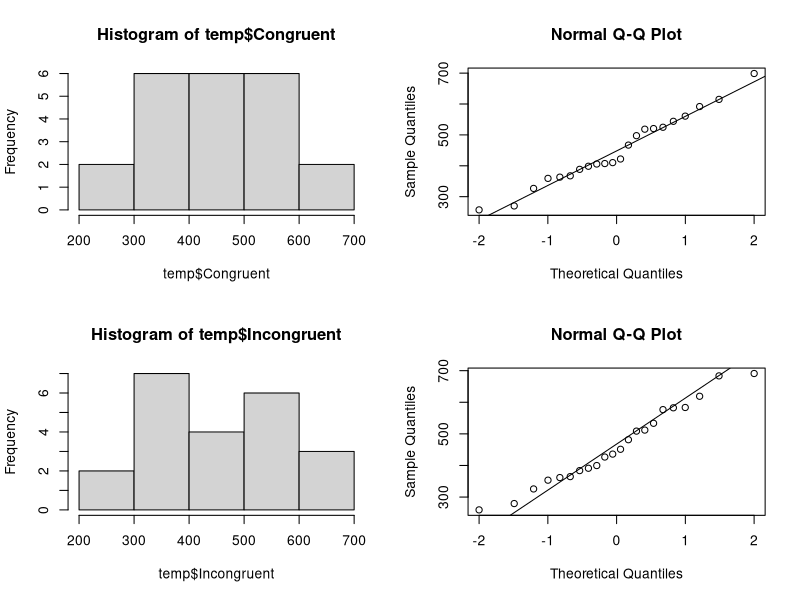
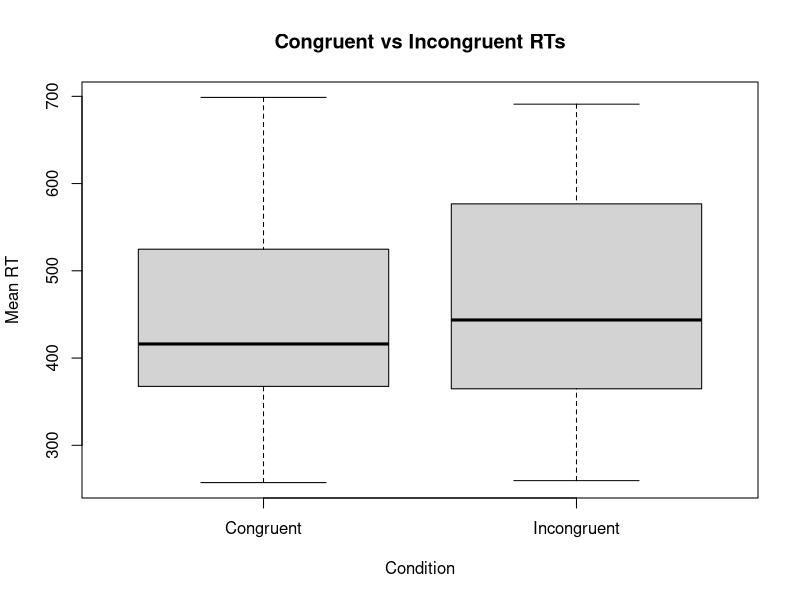

Write R code to recreate these figures, in order.
# R teaching Workshops.
# Lotte Meteyard, 2017
# School of Psychology and Clinical Language Sciences,University of Reading

################## ASSESSMENT #############

#Model answer

#Part 1

#Load in data
dat <- read.table(file="AssessmentData.txt",header=TRUE)

#check number of list orders
unique(dat$List.Order)  #there are six different list orders
length(unique(dat$List.Order))

#Check structure of data
str(dat)  #Subject and MeanRT are integer.
# List.Order, Congruence, ImpPerf and ObjInstr are Factors.

#Check labelling
unique(dat$Congruence)  
unique(dat$ImpPerf)
unique(dat$ObjInstr)  #each one has two levels

#Relabelling
#load package plyr
library(plyr) 
#relabel
dat$ImpPerf<-revalue(dat$ImpPerf, c("Perfect" = "Perfective", "Imperfect" = "Imperfective"))
#check relabelling
unique(dat$ImpPerf)


#detach plyr and activate dplyr
detach("package:plyr", unload=TRUE)
library(dplyr)

#select out data for Subject, Congruence and MeanRT
temp<-select(dat,Subject,Congruence,MeanRT)

#melt and case to get two columns for congruence
#load reshape2
library(reshape2)
#melt data
x<-melt(temp,id.vars=c("Subject","Congruence"),
           variable.name = "RT",
           variable.value = "RT_value"
           )
#check melt has worked
head(x)

#case data
temp <- dcast(x,Subject + RT ~ Congruence,
              fun.aggregate = mean, na.rm = TRUE)
#check cast has worked
head(temp)

#check normality
#set up plotting window
par(mfrow=c(2,2))
#histogram
hist(temp$Congruent)
#qq plot
qqnorm(temp$Congruent)
qqline(temp$Congruent)
#histogram
hist(temp$Incongruent)
#qq plot
qqnorm(temp$Incongruent)
qqline(temp$Incongruent)
#looks OK - data for qq plots falls along the line reasonably well, histograms are alright

#test to compare RTs for Congruent vs Incongruent conditions
t.test(temp$Congruent,temp$Incongruent,paired = TRUE)

#boxplot, with labelled titles and axes
#set up one plotting window
par(mfrow=c(1,1))
#boxplot with titles and axes labelled
boxplot(temp$Congruent,temp$Incongruent, main = "Congruent vs Incongruent RTs", ylab = "Mean RT",
        names = c("Congruent", "Incongruent"), xlab = "Condition")

#descriptive statistics
#use psych and original data to get means, sd etc.
#load psych package
library(psych)
#look at orginal data
head(dat)
#get descriptive statistics for MeanRT by levels/conditions in Congruence
describeBy(dat$MeanRT,list(dat$Congruence))




